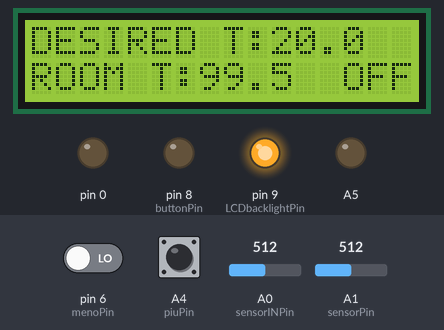
The sketch below on a simulated Arduino Uno, built with avr-gcc and run on an emulated ATmega328P. On the bench: 16×2 character LCD, output pins drawn as LEDs (lit = HIGH). The test bench sets the inputs (shaded band); at power-on: pin 6 (menoPin) LOW, A1 (sensorPin) = 512, A0 (sensorINPin) = 512, A4 (piuPin) LOW. WiFi joins after 1.5 s; servers stay silent unless stated; uploads are accepted with an empty reply.

Above: at 4.9 s.
5.0 s: pin 6 (menoPin) driven HIGH
At 14.3 s:
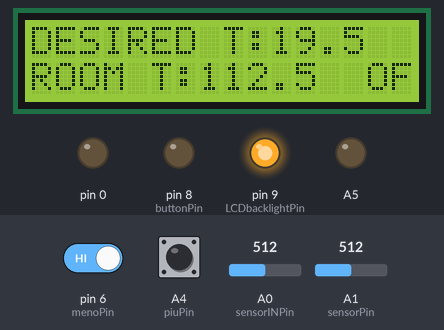
25.4 s: A1 (sensorPin) set to 716
At 35.0 s:
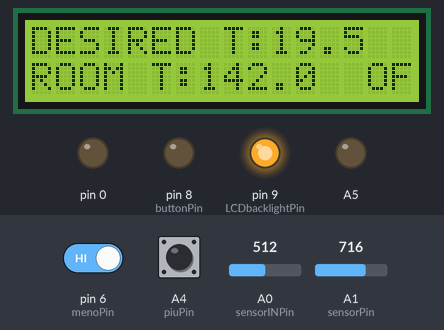
45.5 s: A1 (sensorPin) set to 900
At 54.6 s:
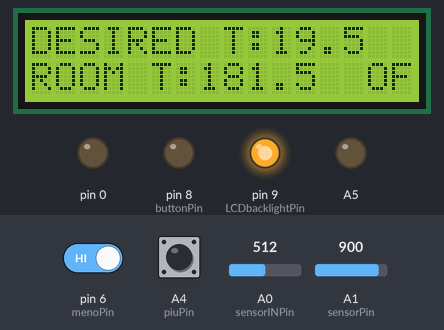
65.5 s: A1 (sensorPin) set to 1023
At 75.3 s:
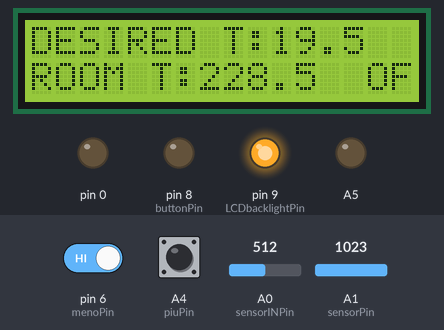
Timing chart, 0 to 76.8 s (numbered marks = the images above; inputs shaded):
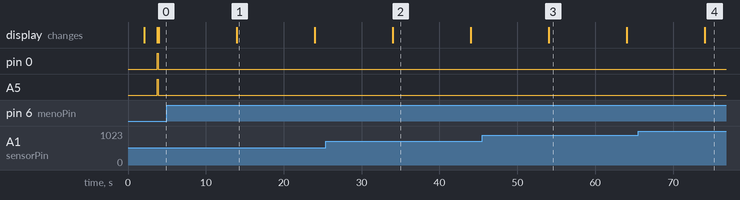

Measured:
- what the display in image 1 shows lasts 10.0 s, from 14.0 s to 24.0 s

The sketch:

Fan_system_Twitter.ino
```cpp
#include <LiquidCrystal.h>
#include <math.h>
#include <SPI.h>
#include <Ethernet.h>
/* SETUP:
T*sensors: "face round side" left ground, right to power, centre to A0
RedLED: ground to ground through 200 OMH resistor, + to 7
GreenLED: ground to ground through 200 OMH resistor, + to 8
LCD circuit and system at pages 116...
Voltage devider:
           from third pin on lcd:
               4.7k+220 OMH to +
               560+220 OMH to -
botton setup for pins 6, 13, (next).
*NO  motor: + to battery +, - to middle transistor
**NO  diode: black to middle transistor, silver to battery +
**NO  transistor: middle to motor- and diodeBlackSide
**NO        left of shiny back side to ground
**NO        right to pin 9
**NO  connect grounds  */

LiquidCrystal lcd(A3, A2, 5, 7, 3, 2);

//variables for the current temperature reading: variableIN is the TMP36 temp. sensor. for inside components safety
const int sensorPin = A1;
const int sensorINPin = A0;
const int numReadings = 20;
const int numReadingsIN = 20;
int reading[numReadings];
int readingIN[numReadingsIN];
int index = 0;
int indexIN = 0;
int total = 0;
int totalIN = 0;
int average = 0;
int averageIN = 0;
float voltage;
float voltageIN;            //reading (0-1023), voltage and temperature on each sensor
float temp;
float tempIN;
float TEMP;              //temperatures and variables to round off later
float TEMPIN;
float TEMPr;
float TEMPrIN;

float desiredT = 20;// desired room temperature

//variables for the botton system to set roomT, piu is +, meno is -
const int piuPin = A4;
const int menoPin = 6;
  int piuRead;
  int piuPrev = LOW;
  int menoRead;
  int menoPrev = LOW;
  long timeA = 0;
  long debounceA = 200;

//LCD backlight botton system variables
int buttonPin = 8;//input for the botton status
int LCDbacklightPin = 9;//output for the LCD backlight LED
int LCDstate = HIGH;//current state for the LCD LED
int bottonread;//current reading in the buttonPin
int previous = LOW;//previous reading from the buttonPin
long time = 0;//the time since the output for the LED was toggled last
long debounce = 500;//debounce time to avoid flickering

int internet;


// Enter a MAC address and IP address for your controller below.
// The IP address will be dependent on your local network:
byte mac[] = {  0x90, 0xA2, 0xDA, 0x0D, 0xA8, 0xAF };
IPAddress ip(192,168,1,3);

// initialize the library instance:
EthernetClient client;

const unsigned long requestInterval = 15000;  // delay between requests

char serverName[] = "api.twitter.com";  // twitter URL

boolean requested;                   // whether you've made a request since connecting
unsigned long lastAttemptTime = 0;            // last time you connected to the server, in milliseconds

String currentLine = "";            // string to hold the text from server
String tweet = "";                  // string to hold the tweet
boolean readingTweet = false;       // if you're currently reading the tweet


void setup() {
 digitalWrite(9, HIGH);    //turn on LCD backlight

 pinMode(A5, OUTPUT);
 pinMode(0, OUTPUT);
 pinMode(buttonPin, INPUT);
 pinMode(LCDbacklightPin, OUTPUT);
 pinMode(piuPin, INPUT);
 pinMode(menoPin, INPUT);
 pinMode(8, OUTPUT);
 pinMode(7, OUTPUT);
 pinMode(1, INPUT);

 // Serial.begin(9600);//open serial communication

 lcd.begin(16, 2);
 lcd.print("Hello!");
 lcd.setCursor(0, 1);
 lcd.print("LOADING...");// print hello, go to next line and print loading
 delay(2000);//keep the loading screen for 3 seconds
 lcd.clear();//then clear and prepare lcd for inputs from the loop()
 lcd.print("DESIRED T:");
 lcd.setCursor(0,1);
 lcd.print("ROOM T:");

 // initialize all the readings to 0:
 for (int thisReading = 0; thisReading < numReadings; thisReading++)
    reading[thisReading] = 0;
 for (int thisReadingIN = 0; thisReadingIN < numReadingsIN; thisReadingIN++)
    readingIN[thisReadingIN] = 0;


    // reserve space for the strings:
  currentLine.reserve(256);
  tweet.reserve(150);

  // attempt a DHCP connection:

 // Serial.println("Attempting to get an IP address using DHCP:");
  if (!Ethernet.begin(mac)) {
    // if DHCP fails, start with a hard-coded address:
 //   Serial.println("failed to get an IP address using DHCP, trying manually");
    Ethernet.begin(mac, ip);
  }
 // Serial.print("My address:");
 // Serial.println(Ethernet.localIP());
  // connect to Twitter:
  connectToServer();

}


void loop() {
  //LCD backlight switch code
  bottonread = digitalRead(buttonPin);
  // if the input on botton just went from LOW and HIGH and we've waited long enough
  // to ignore any noise on the circuit, toggle the output pin and remember the time
  if (bottonread == HIGH && previous == LOW && millis() - time > debounce) {
    if (LCDstate == HIGH)
      LCDstate = LOW;
    else
      LCDstate = HIGH;
    time = millis();
  }
  digitalWrite(LCDbacklightPin, LCDstate);
  previous = bottonread;


  //roomT setting bottons system code
  piuRead = digitalRead(piuPin);
  menoRead = digitalRead(menoPin);
  // if the input just went from LOW and HIGH and we've waited long enough
  // to ignore any noise on the circuit, toggle the output pin and remember
  // the time
  if (piuRead == HIGH && piuPrev == LOW && millis() - time > debounceA) {
    desiredT += .5;
    timeA = millis();
  }
  if (menoRead == HIGH && menoPrev == LOW && millis() - time > debounceA) {
    desiredT -= .5;
    timeA = millis();
  }
  piuPrev = piuRead;
  menoPrev = menoRead;


  //temperature measurement code
  // subtract the last reading:
  total= total - reading[index];
  totalIN= totalIN - readingIN[indexIN];
  // read from the sensor:
  reading[index] = analogRead(sensorPin);
  delay(5);
  readingIN[indexIN] = analogRead(sensorINPin);
  // add the reading to the total:
  total= total + reading[index];
  totalIN= totalIN + readingIN[indexIN];
  // advance to the next position in the array:
  index = index + 1;
  indexIN = indexIN + 1;
  // if we're at the end of the array... ...wrap around to the beginning:
  if (index >= numReadings)
    index = 0;
  if (indexIN >= numReadingsIN)
    indexIN = 0;
    //find running average of readings
  average = total / numReadings;
  averageIN = totalIN / numReadingsIN;
  delay(1);


 // reading = analogRead(sensorPin);
 // reading2 = analogRead(sensor2Pin);      //read sensors --- obsolete, replaced by for thingy loop to reduce fluctuation
  voltage = (average/1024.0) * 5;
  voltageIN = (averageIN/1024.0) * 5;      //find voltage
  temp = (voltage *100);
  tempIN = ((voltageIN - .5) *100)/* - 3.3*/;          //and temperature
  TEMP = (round(temp*2));               //and find average
  TEMPIN = (round(tempIN*2));
  TEMPr = TEMP/2;                    //round to closest .5
  TEMPrIN = TEMPIN/2;


  // printing and comparing temperatures
  lcd.setCursor(10,0);//set cursor to after the "desired temp" text
  lcd.print(desiredT,1);//lcd print roomT in right place
  lcd.setCursor(7,1);//set cursor to after the "current T" text
  lcd.print(TEMPr,1);//lcd print current temperature

  if(TEMPr < desiredT){
    digitalWrite(A5, HIGH);
    lcd.print("   ON  ");//heating status printed at end of screen
    digitalWrite(0, HIGH);
  }else if(TEMPr > desiredT){
    digitalWrite(A5, LOW);
    lcd.print("  OFF");//heating status printed at end of screen
    digitalWrite(0, LOW);
  } else if(TEMPr == desiredT){
  }

 /* delay(50); //delay, for calculations and printing
  Serial.print(TEMPr);
  Serial.print("  ");
  Serial.print(TEMPrIN);
  Serial.print("  ");
  Serial.println(desiredT); */

  //stop 10 seconds if inside temperature (TEMPrIN) increases a lot)
  if(TEMPrIN > 40){
    delay(10000);
  }else{
    delay(10);

  }


 // if(1 == HIGH){
    if (client.connected()) {
    if (client.available()) {
      // read incoming bytes:
      char inChar = client.read();

      // add incoming byte to end of line:
      currentLine += inChar;

      // if you get a newline, clear the line:
      if (inChar == '\n') {
        currentLine = "";
      }
      // if the current line ends with <text>, it will
      // be followed by the tweet:
      if ( currentLine.endsWith("<text>")) {
        // tweet is beginning. Clear the tweet string:
        readingTweet = true;
        tweet = "";
      }
      // if you're currently reading the bytes of a tweet,
      // add them to the tweet String:
      if (readingTweet) {
        if (inChar != '<') {
          tweet += inChar;
        }
        else {
          // if you got a "<" character,
          // you've reached the end of the tweet:
          readingTweet = false;
       //   Serial.println(tweet);
          char carray[tweet.length() + 1]; //determine size of the array
          tweet.toCharArray(carray, sizeof(carray)); //put readStringinto an array
          float f = atof(carray+1); //convert the array into an Integer
          internet = digitalRead(1);
         if(internet == HIGH){desiredT = f;
                               lcd.setCursor(15,0);
                               lcd.print("i");
         }
         else if(internet == LOW){lcd.setCursor(15,0);
                                   lcd.print("l");}
      //    Serial.println(tweet);  //so you can see the captured string
       //   Serial.println(carray);
        //  Serial.println(f);
          // close the connection to the server:
          client.stop();
        }
      }
    }
  }
  else if (millis() - lastAttemptTime > requestInterval) {
    // if you're not connected, and two minutes have passed since
    // your last connection, then attempt to connect again:
    connectToServer();
  }
}
int connectToServer() {
  // attempt to connect, and wait a millisecond:
 // Serial.println("connecting to server...");
  if (client.connect(serverName, 80)) {
   // Serial.println("making HTTP request...");
    // make HTTP GET request to twitter:
    client.println("GET /1/statuses/user_timeline.xml?screen_name=Arduheat&count=1 HTTP/1.1");
    client.println("HOST: api.twitter.com");
    client.println();
  }
  // note the time of this connect attempt:
  lastAttemptTime = millis();

}

  //desiredT = tweet;
//[with this system only the values of temperature and motor status are
//updated every loop(), writing is static since end uf setup()]
```
